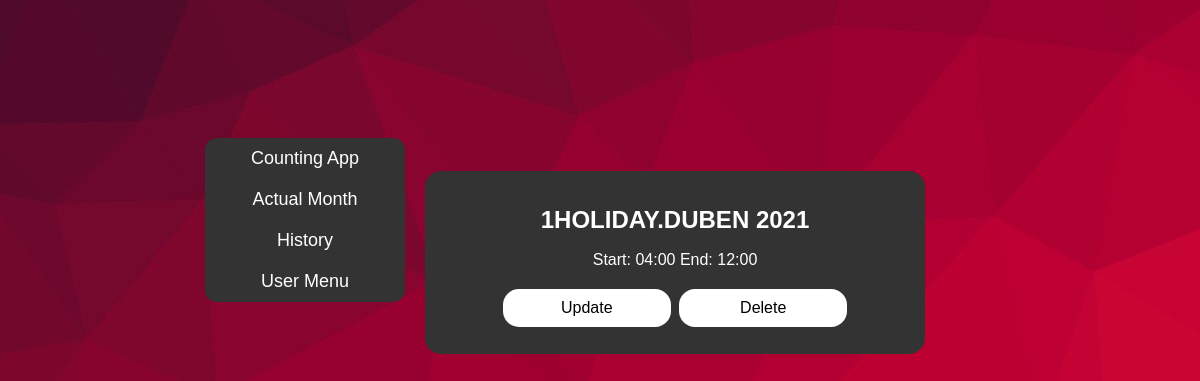
The app's page /day/1HOLIDAY.DUBEN 2021 - vojta (signed in) with its own data.
### hours_app/models.py (models this page shows, shortened)
class Day(models.Model):
    working_day = models.CharField(
        max_length=200, blank=False, primary_key=True)
    number_start = models.CharField(max_length=50, blank=False)
    number_end = models.CharField(max_length=50, blank=False)
    result = models.CharField(max_length=50, blank=True)
    author = models.ForeignKey(User, on_delete=models.CASCADE)

### hours_app/decorators.py (the view)
    def wrapper_func(request, *args, **kwargs):
        if not request.user.is_authenticated:
            messages.warning(request, "To access this page you need to login.")
            return redirect("login-page")
        else:
            return view_func(request, *args, **kwargs)

### hours_app/templatetags/extra_filters.py (called while the page is built)
@register.filter
@stringfilter
def my_split_strip(value):
    return value.split("-")[0].strip()

### hours_app/templates/hours_app/day_detail.html (shortened to what this page needs)
{% extends "hours_app/base.html" %}
{% load static %}
{% load extra_filters %}
{% block content %}
<head>
    <link href="{% static "css/style.css" %}" rel="stylesheet">
</head>
<body>
<div class="main">
    <form class="form-signin">
        <h2 class="form-signin-heading">{{ object.working_day|my_split_strip }}</h2>
        <a class="article-content">Start: {{ object.number_start }}</a>
        <a class="article-content">End: {{ object.number_end }}</a><br><br>
        <a role="button" class="button button1" href="{% url "day-update" object.pk %}">Update</a>
        <a class="button button1" href="{% url "day-delete" object.pk %}">Delete</a>
    </form>
</div>
</body>
{% endblock content %}

### hours_app/static/css/style.css (style rules this page uses)
body { background-image: url("backgroud_picture.jpg"); background-repeat: no-repeat; background-position: inherit; font-family: 'Trebuchet MS', sans-serif; }
.form-signin { position: relative; top: 40px; left: 300px; width: 400px; padding: 15px 50px 25px; background-color: #333; text-align: center; color: white; border-radius: 16px; }
.form-signin .form-signin-heading { margin-bottom: 17px; }
.button { background-color: white; color: black; padding: 10px 24px; transition-duration: 0.1s; width: 30%; text-align: center; text-decoration: none; display: inline-block; font-size: 16px; margin: 2px 2px; border: none; border-radius: 16px }

### records on screen
Day: working_day|my_split_strip "1HOLIDAY.DUBEN 2021", number_start "04:00", number_end "12:00"
